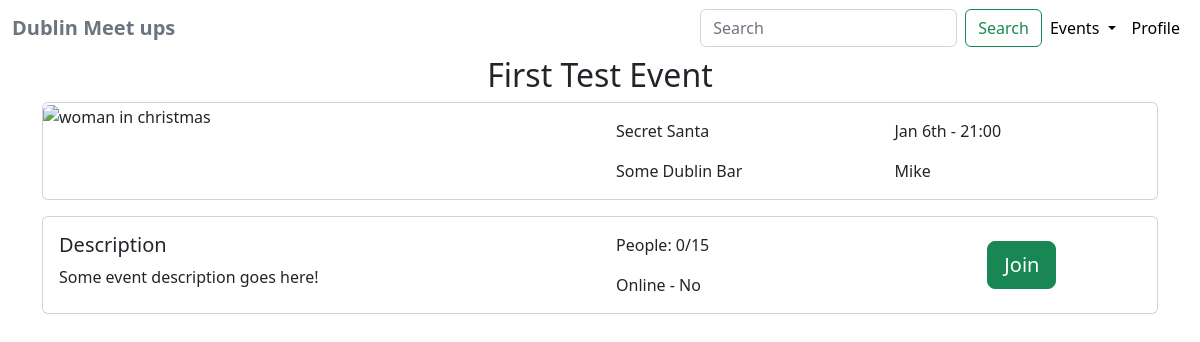
Screenshot of /events/event/1 with the database file from the repository.
### events/models.py (models this page shows, shortened)
class Event(models.Model):
    title = models.CharField(max_length=254)
    description = models.TextField()
    category = models.CharField(max_length=254, null=True)
    location = models.CharField(max_length=254, null=True, blank=True)
    date = models.DateTimeField(auto_now_add=True, null=True)
    user = models.CharField(max_length=24, null=True)
    people = models.IntegerField(null=True, blank=True)
    image = models.ImageField(null=True, blank=True)
    image_url = models.CharField(max_length=254, null=True, blank=True)
    online = models.BooleanField(default=False)

### events/views.py (the view)
# urls.py: path('event/<int:event_id>', views.event, name='event'),
def event(request, event_id):
    event = get_object_or_404(Event, pk=event_id)
    context = {
        'event': event
    }
    return render(request, 'events/event.html', context)

### events/templates/events/event.html
{% extends 'base.html' %}
{% load static %}
{% block content %}
<div class="container justify-content-center">
    <h2 class="text-center">{{event.title }}</h2>
    <div class="card mb-3" style="max-width: 1400px;">
        <div class="row g-0">
            <div class="col-md-6 d-none d-md-block">
            <img src="/assets/images/woman.jpg" class="img-fluid rounded-start" alt="woman in christmas" style="width: 200px; height: 200px; object-fit: cover;">
            </div>
            <div class="col-md-3">
                <div class="card-body">
                    <p class="card-text">{{ event.category }}</p>
                    <p class="card-text"> Some Dublin Bar</p>
                </div>
            </div>
            <div class="col-md-3">
            <div class="card-body">
                <p class="card-text ">Jan 6th - 21:00</p>
                <p class="card-text">{{ event.user }}</p>
            </div>
            </div>
        </div>
    </div>
    <div class="card mb-3" style="max-width: 1400px;">
        <div class="row g-0">
            <div class="col-md-6">
                <div class="card-body">
                  <h5 class="card-title">Description</h5>
                  <p class="card-text">{{ event.description }}</p>
                </div>
            </div>
            <div class="col-md-4">
            <div class="card-body">
            <p class="card-text">People: 0/{{ event.people }}</p>
            <p class="card-text">
                Online - {% if event.online %}Yes{% else %}No{% endif %}
            </p>
            </div>
          </div>
          <div class="col-md-2 d-flex align-items-center">
            <div class="card-body">
                <button type="button" class="btn btn-success btn-lg align-center">Join</button>
            </div>
          </div>
        </div>
    </div>
</div>
{% endblock %}

### rows the page displays
Event: title "First Test Event", category "Secret Santa", user "Mike", description "Some event description goes here!", people "15"
